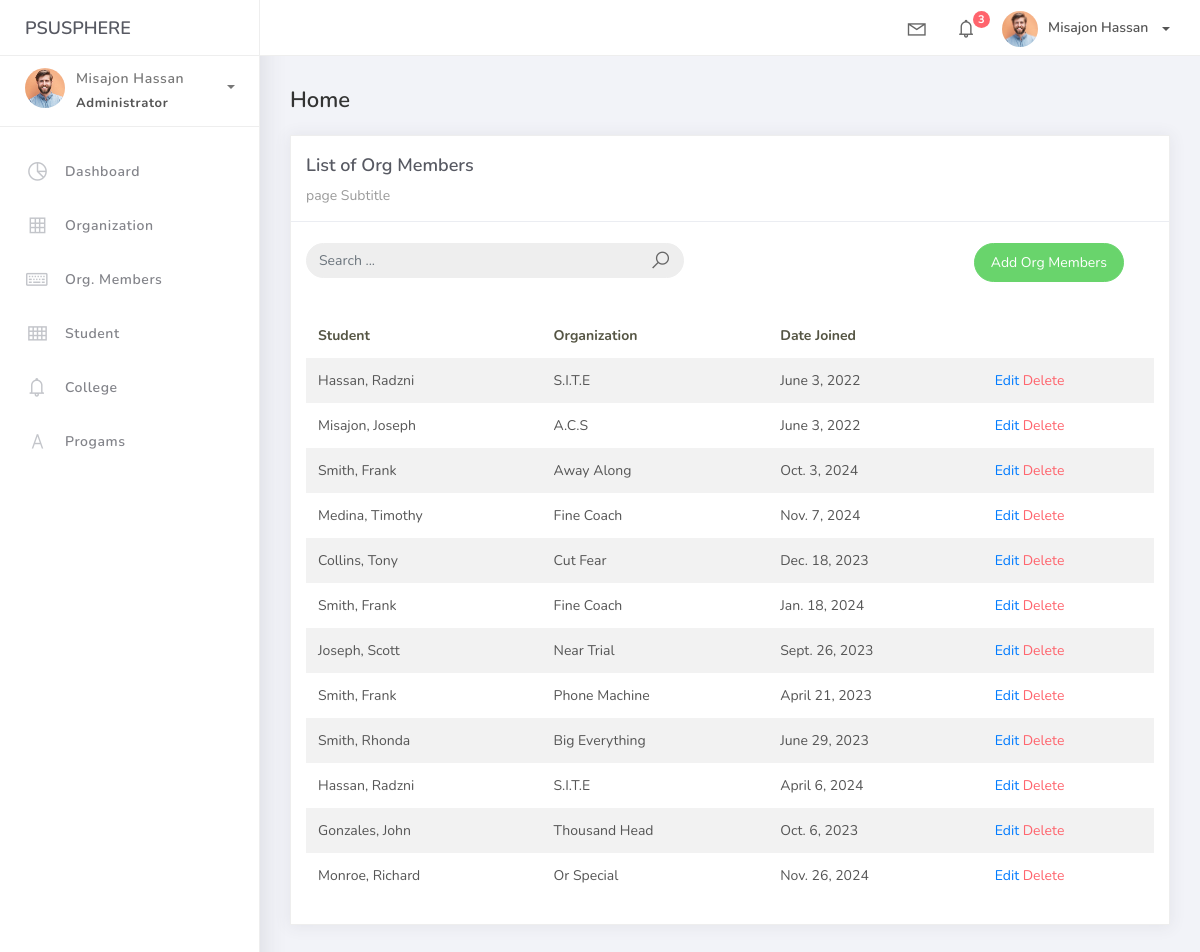
The page /orgmember_list on the database its author committed.
### studentorg/models.py (models this page shows)
class BaseModel(models.Model):
    created_at = models.DateTimeField(auto_now_add=True, db_index=True)
    updated_at = models.DateTimeField(auto_now=True)
    class Meta:
        abstract = True

class OrgMember(BaseModel):
    student = models.ForeignKey(Student, on_delete=models.CASCADE)
    organization = models.ForeignKey(Organization, on_delete=models.CASCADE)
    date_joined = models.DateField()

class Student(BaseModel):
    student_id = models.CharField(max_length=15)
    lastname = models.CharField(max_length=25)
    firstname = models.CharField(max_length=25)
    middlename = models.CharField(max_length=25, blank=True, null=True)
    program = models.ForeignKey(Program, on_delete=models.CASCADE)
    def __str__(self):
        return f"{self.lastname}, {self.firstname}"

class Organization(BaseModel):
    name = models.CharField(max_length=250)
    college = models.ForeignKey(College, null=True, blank=True, on_delete=models.CASCADE)
    description = models.CharField(max_length=500)
    def __str__(self):
        return self.name

### studentorg/views.py (the view, shortened to what this page needs)
# urls.py: path('orgmember_list', OrgaMemberList.as_view(), name='orgmember-list'),
class OrgaMemberList(ListView):
    model = OrgMember
    context_object_name = 'orgmember'
    template_name = "orgmember_list.html"
    paginate_by = 15
    def get_queryset(self, *args, **kwargs):
        qs = super(OrgaMemberList, self).get_queryset(*args, **kwargs)
        return qs

### templates/orgmember_list.html (shortened to what this page needs)
{% extends 'base.html' %}
{% load static %}
{% block content %}
<div class="content">
  <div class="container-fluid">
    <h4 class="page-title">Home</h4>
    <div class="row">
      <div class="col-md-12">
        <div class="card">
          <div class="card-header">
            <div class="card-title">List of Org Members</div>
          <div class="card-category">page Subtitle</div>
            </div>
            <br />
            <div class="col-md-12 row">
                <div class="col-md-6">
                  <form class="navbar-left navbar-form nav-search mr-md-3" action="{% url 'orgmember-list' %}">
                    <div class="input-group">
                        <input type="text" placeholder="Search ..." class="form-control" name="q" />
                            <div class="input-group-append">
                                <span class="input-group-text">
                                    <i class="la la-search search-icon"></i>
                                </span>
                            </div>
                        </div>
                    </form>
                </div>
                <div class="col-md-6">
                    <div class="pull-right">
                        <a href="{% url 'orgmember-add' %}" class="btn btn-success btn-rounded">Add Org Members</a>
                    </div>
                </div>
            </div>
          <div class="card-body">
            <table class="table table-striped mt-3">
              <thead>
                <tr>
                  <th scope="col">Student</th>
                  <th scope="col">Organization</th>
                  <th scope="col">Date Joined</th>
                </tr>
              </thead>
              <tbody>
                {% for object in object_list %}
                  <tr>
                    <td>{{ object.student }}</td>
                    <td>{{ object.organization }}</td>
                    <td>{{ object.date_joined }}</td>
                    <td>
                        <a href="orgmember_list/{{ object.id }}">Edit</a>
                        <a href="orgmember_list/{{ object.id }}/delete" class="text-danger">Delete</a>
                    </td>
                    </tr>
                    {% empty %}
                    <tr>
                     <td colspan="4" style="text-align: center">
                        <p class="text-sm font-weight-bold mb-0">No Records Found</p>
                    </td>
                  </tr>
                {% endfor %}
              </tbody>
            </table>
          </div>
        </div>
      </div>
    </div>
  </div>
</div>
{% endblock %}

### rows shown on the page
OrgMember: student "Hassan, Radzni", organization "S.I.T.E", date_joined "June 3, 2022"
OrgMember: student "Misajon, Joseph", organization "A.C.S", date_joined "June 3, 2022"
OrgMember: student "Smith, Frank", organization "Away Along", date_joined "Oct. 3, 2024"
OrgMember: student "Medina, Timothy", organization "Fine Coach", date_joined "Nov. 7, 2024"
OrgMember: student "Collins, Tony", organization "Cut Fear", date_joined "Dec. 18, 2023"
OrgMember: student "Smith, Frank", organization "Fine Coach", date_joined "Jan. 18, 2024"
OrgMember: student "Joseph, Scott", organization "Near Trial", date_joined "Sept. 26, 2023"
OrgMember: student "Smith, Frank", organization "Phone Machine", date_joined "April 21, 2023"
OrgMember: student "Smith, Rhonda", organization "Big Everything", date_joined "June 29, 2023"
OrgMember: student "Hassan, Radzni", organization "S.I.T.E", date_joined "April 6, 2024"
OrgMember: student "Gonzales, John", organization "Thousand Head", date_joined "Oct. 6, 2023"
OrgMember: student "Monroe, Richard", organization "Or Special", date_joined "Nov. 26, 2024"
